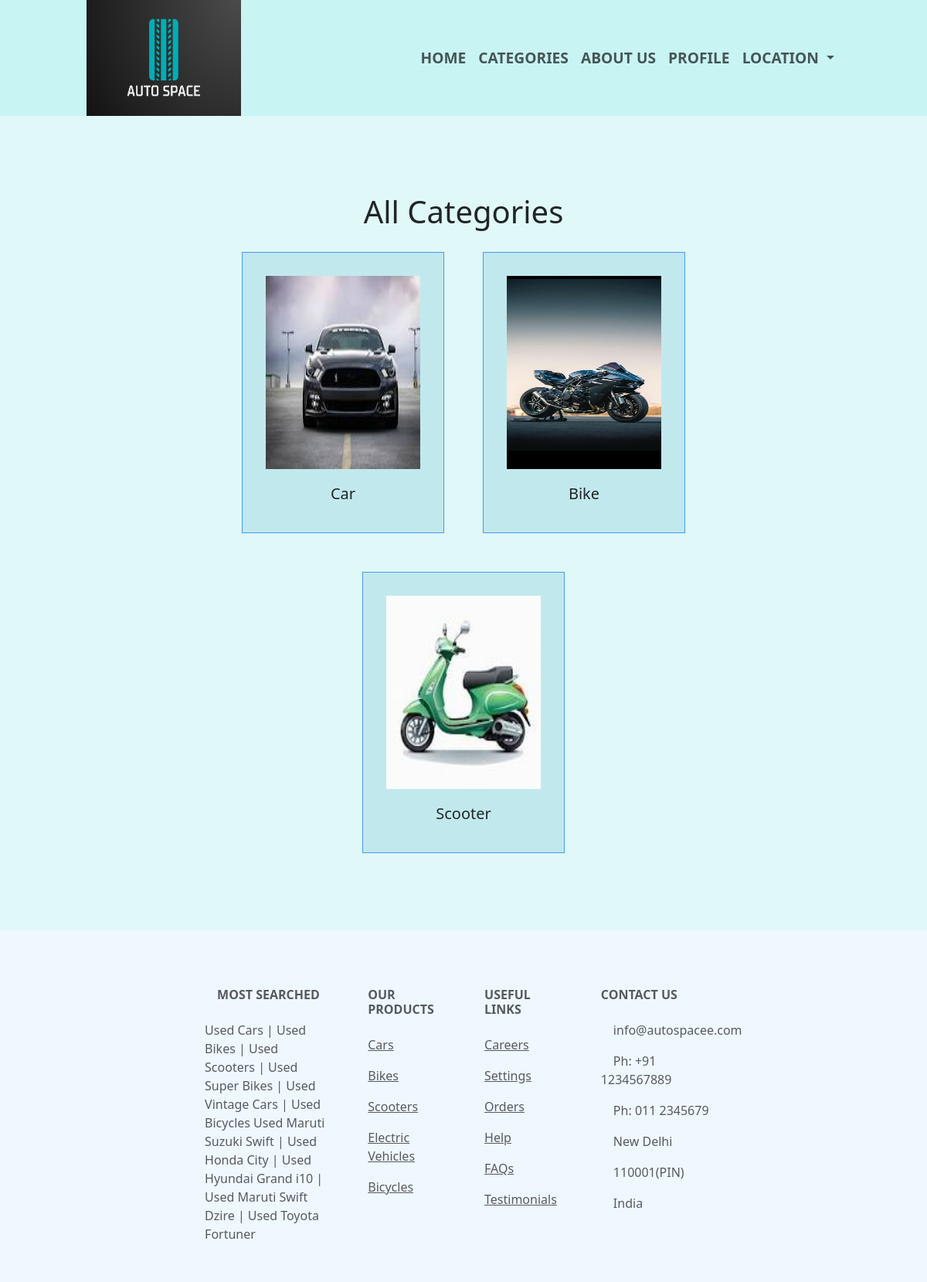
Screenshot of /home/categories with the database file from the repository.
### myproject/models.py (models this page shows, shortened)
class Category(models.Model):
    name=models.CharField(max_length=100,primary_key=True)
    category_img=models.ImageField(upload_to='categories')

### myproject/views.py (the view)
# urls.py: path('categories',views.categorylist,name='categories'),
def categorylist(request):
    allcategory=Category.objects.all()
    return render(request,'categorylist.html',{'categories':allcategory})

### templates/categorylist.html (shortened to what this page needs)
{% extends 'base.html' %}
{% block content %}
<div class="category">
<h1>All Categories </h1>
<div class="categories">
    {% for category in categories %}
        <div class="vehicles">
            <a href="{% url 'category' category.name %}"><img src="/home/{{category.category_img}}"></a>
            <h5>{{category.name}}</h5>
        </div>
    {% endfor %}
</div>
</div>
{% endblock %}

### static/css/base.css (style rules this page uses)
body { display:flex; flex-direction: column; }
.categories { width: 70%; min-height: auto; display: flex; flex-wrap: wrap; justify-content: center; align-items: center; gap: 50px; }
.categories img { width: 200px; height: 250px; }
.vehicles { display: flex; flex-direction: column; justify-content: center; align-items: center; gap: 20px; border: 0.5px solid rgb(75, 151, 244); background-color: rgb(193, 233, 237); padding: 30px; }
.category { display: flex; flex-direction: column; justify-content: center; align-items: center; gap: 20px; margin: 100px; }

### rows the page displays
Category: category_img (picture), name "Car"
Category: category_img (picture), name "Bike"
Category: category_img (picture), name "Scooter"
